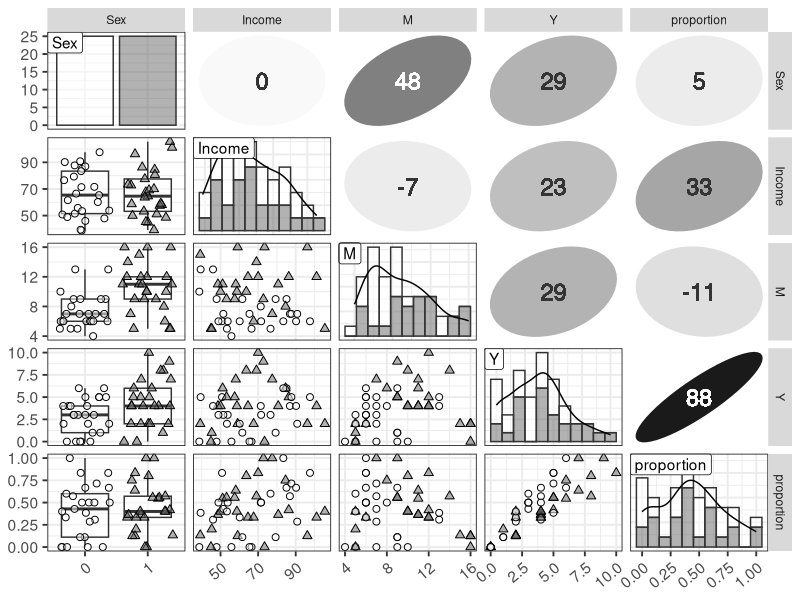

The R script that drew this image:
library(dplyr)
library(ggplot2)
library(GGally)

set.seed(123)
d <- read.csv(file='input/data-shopping-2.csv') %>% 
  mutate(Sex = factor(Sex), proportion = Y/M) %>% 
  select(-PersonID)
N_col <- ncol(d)
ggp <- ggpairs(d, upper='blank', diag='blank', lower='blank')

for (i in 1:N_col) {
  x <- d[,i]
  p <- ggplot(data.frame(x, Sex=d$Sex), aes(x)) +
    theme_bw(base_size=14) +
    theme(axis.text.x=element_text(angle=40, vjust=1, hjust=1))
  if (class(x) == 'factor') {
    p <- p + geom_bar(aes(fill=Sex), color='grey20')
  } else {
    bw <- (max(x)-min(x))/10
    p <- p + geom_histogram(aes(fill=Sex), color='grey20', binwidth=bw) +
      geom_line(eval(bquote(aes(y=..count..*.(bw)))), stat='density')
  }
  p <- p + geom_label(data=data.frame(x=-Inf, y=Inf, label=colnames(d)[i]), aes(x=x, y=y, label=label), hjust=0, vjust=1) +
    scale_fill_manual(values=alpha(c('white', 'grey40'), 0.5))
  ggp <- putPlot(ggp, p, i, i)
}

zcolat <- seq(-1, 1, length=81)
zcolre <- c(zcolat[1:40]+1, rev(zcolat[41:81]))

for (i in 1:(N_col-1)) {
  for (j in (i+1):N_col) {
    x <- as.numeric(d[,i])
    y <- as.numeric(d[,j])
    r <- cor(x, y, method='spearman', use='pairwise.complete.obs')
    zcol <- lattice::level.colors(r, at=zcolat, col.regions=grey(zcolre))
    textcol <- ifelse(abs(r) < 0.4, 'grey20', 'white')
    ell <- ellipse::ellipse(r, level=0.95, type='l', npoints=50, scale=c(.2, .2), centre=c(.5, .5))
    p <- ggplot(data.frame(ell), aes(x=x, y=y)) +
      theme_bw() + theme(
        plot.background=element_blank(),
        panel.grid.major=element_blank(), panel.grid.minor=element_blank(),
        panel.border=element_blank(), axis.ticks=element_blank()
      ) +
      geom_polygon(fill=zcol, color=zcol) +
      geom_text(data=NULL, x=.5, y=.5, label=100*round(r, 2), size=6, col=textcol)
    ggp <- putPlot(ggp, p, i, j)
  }
}

for (j in 1:(N_col-1)) {
  for (i in (j+1):N_col) {
    x <- d[,j]
    y <- d[,i]
    p <- ggplot(data.frame(x, y, gr=d$Sex), aes(x=x, y=y, fill=gr, shape=gr)) +
      theme_bw(base_size=14) +
      theme(axis.text.x=element_text(angle=40, vjust=1, hjust=1))
    if (class(x) == 'factor') {
      p <- p + geom_boxplot(aes(group=x), alpha=3/6, outlier.shape=NA, fill='white') +
        geom_point(position=position_jitter(w=0.4, h=0), size=2)
    } else {
      p <- p + geom_point(size=2)
    }
    p <- p + scale_shape_manual(values=c(21, 24)) +
      scale_fill_manual(values=alpha(c('white', 'grey40'), 0.5))
    ggp <- putPlot(ggp, p, i, j)
  }
}

png(file='output/fig5-5.png', w=2000, h=2000, res=300)
print(ggp, left=0.3, bottom=0.3)
dev.off()
